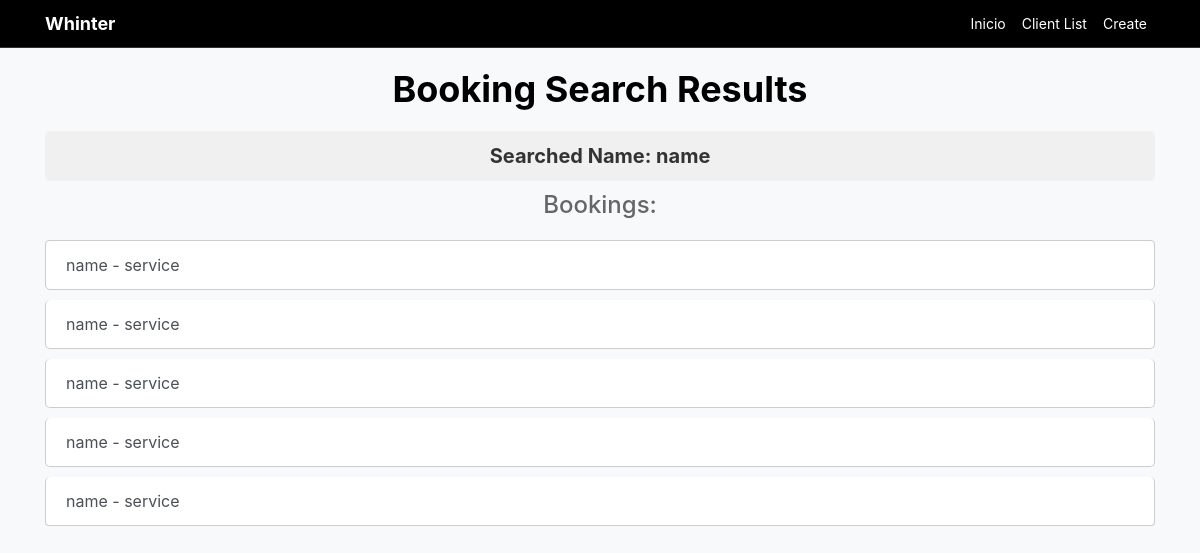
Before: /whinter/searching/name with the older database file.
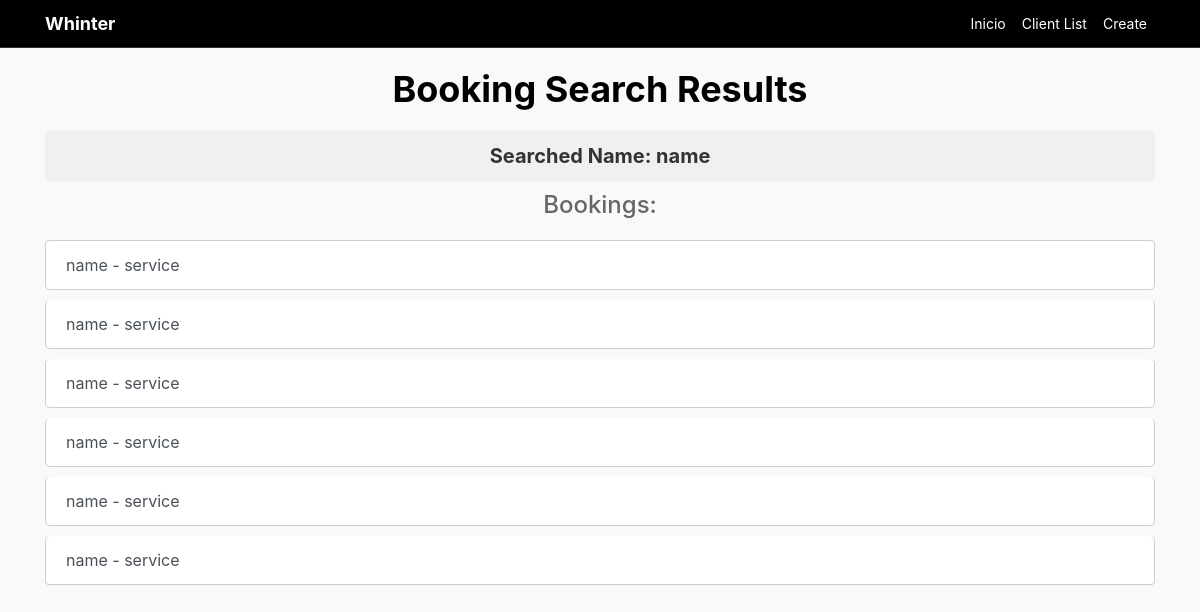
After: the same page with the newer database file.
### whinter/models.py (models this page shows, shortened)
class Booking(models.Model):
    name = models.CharField(max_length=50)
    service = models.CharField(max_length=50)

### whinter/views.py (the view)
# urls.py: path("searching/<name>", search),
def search(request, name):
    print("-" * 100)
    print("-" * 100)
    print(request.method)
    booking = Booking.objects.filter(name=name).all()
    context = {
        'name' : name,
        'bookings' : booking
    }
    return render(request, 'search.html', context)

### whinter/templates/search.html (shortened to what this page needs)
<!DOCTYPE html>
<html lang="en">
<head>
    <link href="https://stackpath.bootstrapcdn.com/bootstrap/4.5.2/css/bootstrap.min.css" rel="stylesheet">
</head>
<body>
    <nav class="navbar navbar-expand-lg navbar-dark">
        <div class="container">
            <a class="navbar-brand" href="/">Whinter</a>
            <div class="collapse navbar-collapse" id="navbarSupportedContent">
                <ul class="navbar-nav ml-auto">
                    <li class="nav-item active">
                        <a class="nav-link" href="/whinter">Inicio <span class="sr-only">(current)</span></a>
                    </li>
                    <li class="nav-item">
                        <a class="nav-link" href="/whinter/list">Client List</a>
                    </li>
                    <li class="nav-item">
                        <a class="nav-link" href="/whinter/create/name/service">Create</a>
                    </li>
                </ul>
            </div>
        </div>
    </nav>
    <div class="container">
        <h1 class="title">Booking Search Results</h1>
        <p class="searched-name">Searched Name: {{ name }}</p>
        {% if bookings %}
            <h2 class="subtitle">Bookings:</h2>
            <div class="list-group">
                {% for booking in bookings %}
                    <a href="#" class="list-group-item list-group-item-action booking-item">{{ booking.name }} - {{ booking.service }}</a>
                {% endfor %}
            </div>
        {% else %}
            <p class="no-booking">No bookings found for the searched name.</p>
        {% endif %}
    </div>
</body>
</html>

Changed rows visible on the page:
added Booking: name "name", service "service"
